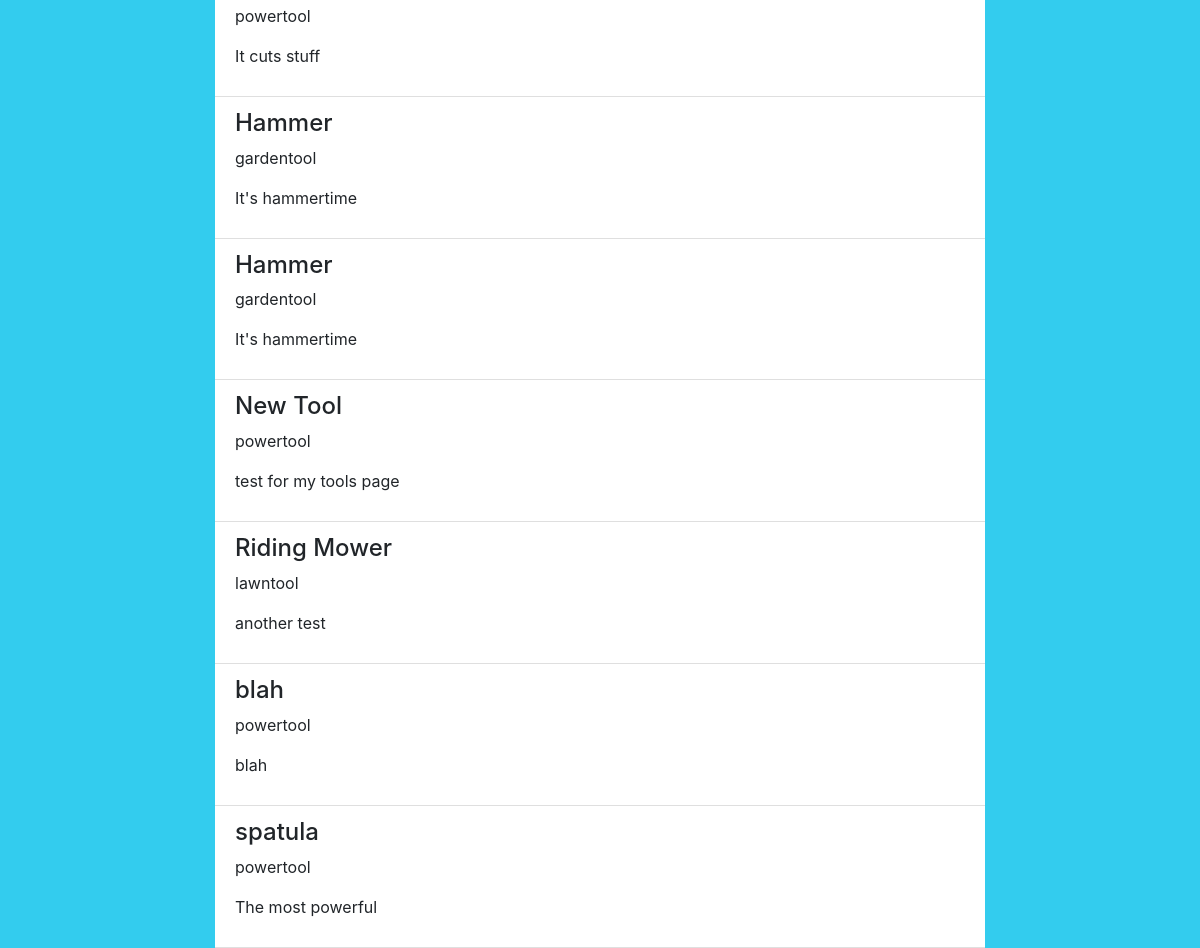
The app's page /tools/mytools/2/ (lower part), older data.
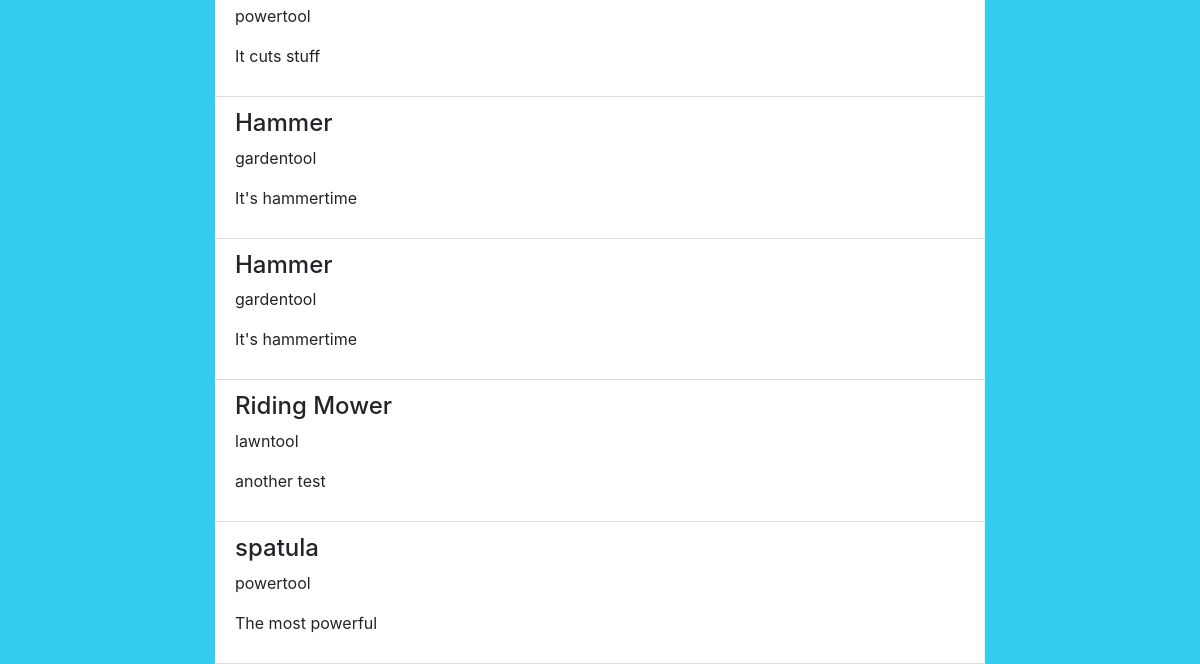
The same page, newer data.
### tools/models.py (models this page shows, shortened)
class Tool(models.Model):
    powertool = 'powertool'
    lawntool = 'lawntool'
    gardentool = 'gardentool'
    other = 'other'
    available_types = [
        (powertool, 'powertool'),
        (lawntool, 'lawntool'),
        (gardentool, 'gardentool'),
        (other, 'other'),
    ]
    name = models.CharField(max_length = 255)
    type = models.TextField(max_length = 255, choices = available_types)
    description = models.TextField(max_length = 255)
    borrowed = models.BooleanField()
    owner = models.ForeignKey(User, on_delete=models.CASCADE, null=True, blank=True)
    borrowing = models.ForeignKey(User, on_delete=models.CASCADE, null=True, blank=True, related_name="temp")

### tools/views.py (the view)
# urls.py: path('mytools/<str:selection>/', views.MyToolView.as_view(), name = "mytools"),
class MyToolView(generic.ListView):
    template_name = 'tools/mytools.html'
    model = Tool
    def get_queryset(self):
        queryset = Tool.objects.all()
        username = self.request.user.id
        if username is not None:
            queryset = queryset.filter(owner = username)
        return queryset

### tools/templates/tools/mytools.html (shortened to what this page needs)
{% extends 'tools/base.html' %}
{% block content %}
<div class="row">
  <div class="col-8 offset-2">
    {% for tool in object_list %}
    <div class="card-header bg-white">
      <h4>{{ tool.name }}</h4>
      <p>{{ tool.type }}</p>
      <p>{{ tool.description }}</p>
    </div>
    {% endfor %}
  </div>
</div>
{% endblock content %}

Row changes from the older to the newer data that the page shows:
removed Tool: name "New Tool", type "powertool", description "test for my tools page"
removed Tool: name "blah", type "powertool", description "blah"
